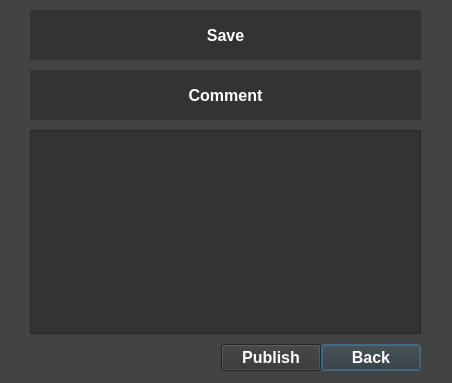
<?xml version="1.0" encoding="UTF-8"?>
<ui version="4.0">
 <class>Dialog</class>
 <widget class="QDialog" name="Dialog">
  <property name="geometry">
   <rect>
    <x>0</x>
    <y>0</y>
    <width>452</width>
    <height>383</height>
   </rect>
  </property>
  <property name="windowTitle">
   <string>Dialog</string>
  </property>
  <property name="styleSheet">
   <string notr="true">background-color: rgb(67, 67, 67);</string>
  </property>
  <widget class="QWidget" name="gridLayoutWidget">
   <property name="geometry">
    <rect>
     <x>0</x>
     <y>10</y>
     <width>451</width>
     <height>361</height>
    </rect>
   </property>
   <layout class="QGridLayout" name="gridLayout">
    <property name="horizontalSpacing">
     <number>0</number>
    </property>
    <property name="verticalSpacing">
     <number>10</number>
    </property>
    <item row="3" column="0">
     <widget class="QLabel" name="Sin_File_Path_4">
      <property name="maximumSize">
       <size>
        <width>30</width>
        <height>25</height>
       </size>
      </property>
      <property name="styleSheet">
       <string notr="true"/>
      </property>
      <property name="text">
       <string/>
      </property>
     </widget>
    </item>
    <item row="3" column="3">
     <widget class="QPushButton" name="Back_Button">
      <property name="maximumSize">
       <size>
        <width>100</width>
        <height>16777215</height>
       </size>
      </property>
      <property name="font">
       <font>
        <pointsize>12</pointsize>
        <weight>75</weight>
        <bold>true</bold>
       </font>
      </property>
      <property name="styleSheet">
       <string notr="true">background-color: rgb(51, 51, 51);
color: white;</string>
      </property>
      <property name="text">
       <string>Back</string>
      </property>
     </widget>
    </item>
    <item row="3" column="2">
     <widget class="QPushButton" name="Final_Save_Button">
      <property name="maximumSize">
       <size>
        <width>100</width>
        <height>16777215</height>
       </size>
      </property>
      <property name="font">
       <font>
        <pointsize>12</pointsize>
        <weight>75</weight>
        <bold>true</bold>
       </font>
      </property>
      <property name="styleSheet">
       <string notr="true">background-color: rgb(51, 51, 51);
color: white;</string>
      </property>
      <property name="text">
       <string>Publish</string>
      </property>
     </widget>
    </item>
    <item row="3" column="4">
     <widget class="QLabel" name="Sin_File_Path_5">
      <property name="maximumSize">
       <size>
        <width>30</width>
        <height>25</height>
       </size>
      </property>
      <property name="styleSheet">
       <string notr="true"/>
      </property>
      <property name="text">
       <string/>
      </property>
     </widget>
    </item>
    <item row="1" column="1" colspan="3">
     <widget class="QLabel" name="Save_Path_2">
      <property name="minimumSize">
       <size>
        <width>150</width>
        <height>50</height>
       </size>
      </property>
      <property name="maximumSize">
       <size>
        <width>16777215</width>
        <height>16777215</height>
       </size>
      </property>
      <property name="font">
       <font>
        <pointsize>12</pointsize>
        <weight>75</weight>
        <bold>true</bold>
       </font>
      </property>
      <property name="styleSheet">
       <string notr="true">background-color: rgb(51, 51, 51);
color: white;</string>
      </property>
      <property name="text">
       <string>Comment</string>
      </property>
      <property name="alignment">
       <set>Qt::AlignCenter</set>
      </property>
     </widget>
    </item>
    <item row="2" column="1" colspan="3">
     <widget class="QPlainTextEdit" name="Save_Path_View_2">
      <property name="minimumSize">
       <size>
        <width>150</width>
        <height>100</height>
       </size>
      </property>
      <property name="maximumSize">
       <size>
        <width>16777215</width>
        <height>16777215</height>
       </size>
      </property>
      <property name="styleSheet">
       <string notr="true">background-color: rgb(51, 51, 51);
color: white;</string>
      </property>
      <property name="tabStopWidth">
       <number>80</number>
      </property>
     </widget>
    </item>
    <item row="0" column="1" colspan="3">
     <widget class="QLabel" name="Sin_File_Path_3">
      <property name="minimumSize">
       <size>
        <width>150</width>
        <height>50</height>
       </size>
      </property>
      <property name="maximumSize">
       <size>
        <width>16777215</width>
        <height>16777215</height>
       </size>
      </property>
      <property name="font">
       <font>
        <pointsize>12</pointsize>
        <weight>75</weight>
        <bold>true</bold>
       </font>
      </property>
      <property name="styleSheet">
       <string notr="true">background-color: rgb(51, 51, 51);
color: white;</string>
      </property>
      <property name="text">
       <string>Save</string>
      </property>
      <property name="alignment">
       <set>Qt::AlignCenter</set>
      </property>
     </widget>
    </item>
   </layout>
  </widget>
 </widget>
 <resources/>
 <connections/>
</ui>
